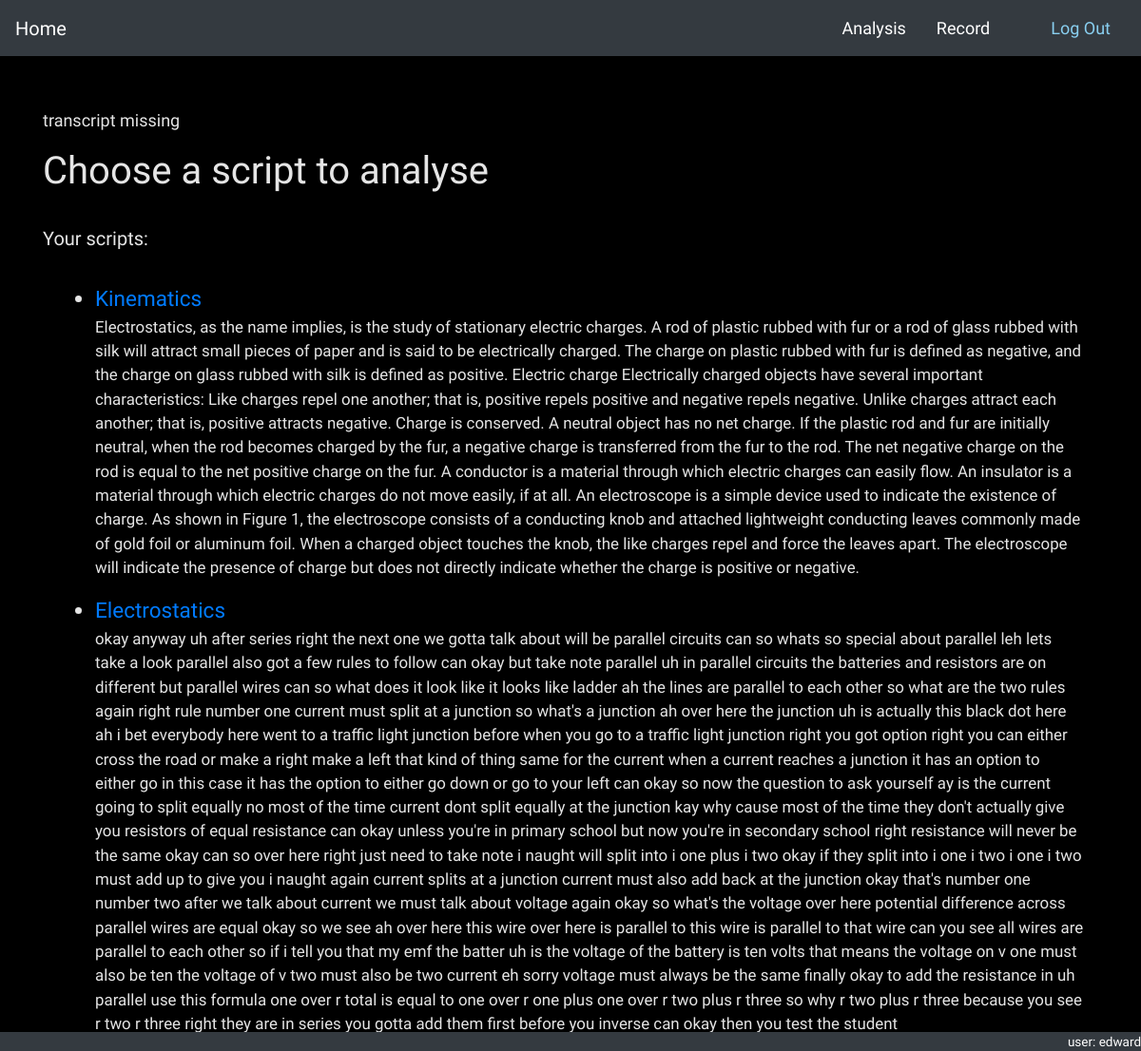
The page /lessons/script (signed in) on the database as committed earlier.
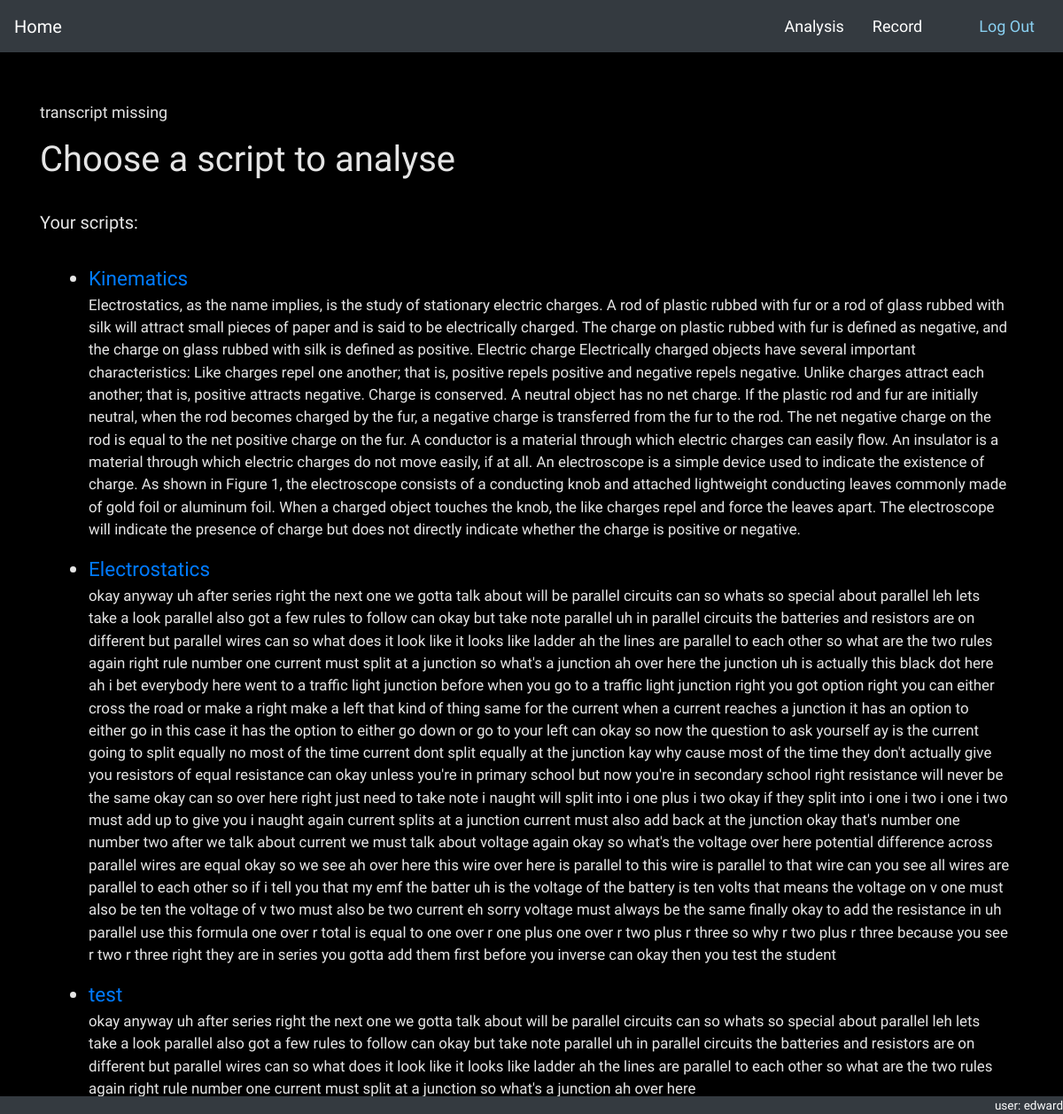
The same page on the database as committed later.
### lessons/models.py (models this page shows, shortened)
class Script(models.Model):
    topic = models.ForeignKey(Topic, on_delete=models.CASCADE, null=True)
    text = models.TextField()
    _flags = models.TextField(blank=True)
    def __str__(self):
        return self.topic.name
    def get_absolute_url(self):
        return reverse('script_analysis', args=[str(self.pk)])
    @property
    def flags(self):
        val = self._flags.strip('][').split(', ')
        return val

class Topic(models.Model):
    name = models.CharField(max_length=50)

class CustomUser(AbstractUser):
    pass

### lessons/views.py (the view)
# urls.py: path('script', views.ScriptListView.as_view(), name='script_list'),
class ScriptListView(LoginRequiredMixin, generic.ListView):
    model = Script
    template_name = 'script_list.html'
    def get_context_data(self, **kwargs):
        context = super().get_context_data(**kwargs)
        user = self.request.user if self.request.user.is_authenticated else None
        context['user'] = user
        return context

### lessons/templates/script_list.html (shortened to what this page needs)
{% extends 'base_generic.html' %}
{% load static %}
{% block content %}
<br>
<br>
<div class="container">
    {% if put_session_object %}
    {{put_session_object}}
    {% else %}
    <p> transcript missing</p>
    {% endif %}
    <h1> Choose a script to analyse</h1>
    <br>
    <h1 class="lead"> Your scripts:</h1>
    <div class="container">
        <br>
        <ul>
            {% for script in script_list %}
                <li style="font-size: 1.25em;">
                    <a href="{{ script.get_absolute_url }}">{{script}}</a>
                    <p style="font-size: 0.75em;">{{script.text}}</p>
                </li>
            {% endfor %}
        </ul>
    </div>
</div>
{% endblock %}

### lessons/templates/base_generic.html (shortened to what this page needs)
<!DOCTYPE html>
{% load static %}
<html lang="en">
<head>
    <link rel="stylesheet" href="https://stackpath.bootstrapcdn.com/bootstrap/4.5.0/css/bootstrap.min.css">
    <link rel="stylesheet" href="{% static 'css/master.css' %}">
</head>
    <body data-spy="scroll" data-target="#navbar">
        <nav id="navbar" class="navbar sticky-top navbar-dark bg-dark">
            <a class="navbar-brand" href="{% url 'index' %}">Home</a>
            <ul class="nav nav-pills">
                <li class="nav-item active">
                    <a class="nav-link" style="color: white;" href="{% url 'transcript_list' %}">Analysis</a>
                </li>
                <li class="nav-item">
                    <a class="nav-link" style="color: white;" href="{% url 'record' %}">Record</a>
                </li>
                <li class="nav-item">
                    <a class="nav-link" style="color: white;" href=""></a>
                </li>
                <li>
                    <a class="nav-link" style="color: #89CFF0;" href="{% url 'logout' %}">Log Out</a>
                </li>
            </ul>
        </nav>
        {% block content %}
        {% endblock %}
        <div id="footer" style="
        position: fixed;
        bottom:0px;
        left: 0;
        right: 0;
        height: 1.5em;
        text-align: right;
        background-color: #343a40;
        color: white;
        font-size: 0.75em;">
        <p>user: {{user}}</p>
        </div>
    </body>
</html>

### lessons/templates/base_generic.html (style rules this page uses)
body { background-color: black; color: #E5E5E5; font-family: 'Abel', sans-serif; font-size: large; }

Rows that differ between the two databases and show on the page:
added Script: topic.name "test", text "okay anyway uh after series right the next one we gotta talk about will be parallel circuits can so whats so special about parallel leh lets take a look parallel also got a few rules to follow can okay but take note parallel uh in parallel circuits the batteries and resistors are on different but parallel wires can so what does it look like it looks like ladder ah the lines are parallel to each other so what are the two rules again right rule number one current must split at a junction so what's a junction ah over here"
